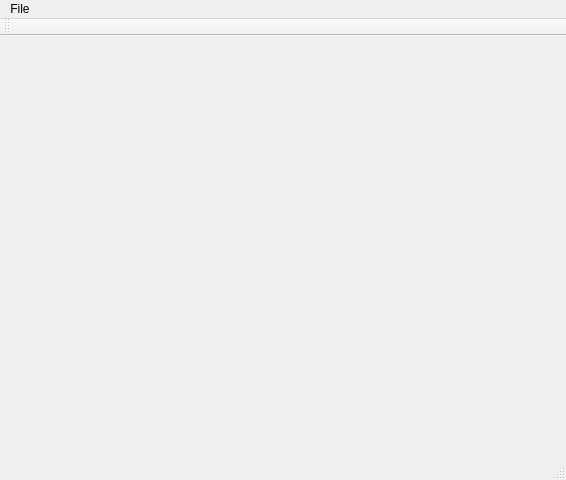
<?xml version="1.0" encoding="UTF-8"?>
<ui version="4.0">
 <class>DigitClassifierClass</class>
 <widget class="QMainWindow" name="DigitClassifierClass">
  <property name="geometry">
   <rect>
    <x>0</x>
    <y>0</y>
    <width>566</width>
    <height>480</height>
   </rect>
  </property>
  <property name="windowTitle">
   <string>DigitClassifier</string>
  </property>
  <widget class="QWidget" name="centralWidget">
   <property name="sizePolicy">
    <sizepolicy hsizetype="Expanding" vsizetype="Expanding">
     <horstretch>0</horstretch>
     <verstretch>0</verstretch>
    </sizepolicy>
   </property>
   <layout class="QGridLayout" name="gridLayout">
    <property name="leftMargin">
     <number>0</number>
    </property>
    <property name="topMargin">
     <number>0</number>
    </property>
    <property name="rightMargin">
     <number>0</number>
    </property>
    <property name="bottomMargin">
     <number>0</number>
    </property>
    <property name="spacing">
     <number>0</number>
    </property>
    <item row="0" column="0">
     <widget class="DatasetViewerPage" name="datasetViewerPage" native="true"/>
    </item>
   </layout>
  </widget>
  <widget class="QMenuBar" name="menuBar">
   <property name="geometry">
    <rect>
     <x>0</x>
     <y>0</y>
     <width>566</width>
     <height>21</height>
    </rect>
   </property>
   <widget class="QMenu" name="menuFile">
    <property name="title">
     <string>File</string>
    </property>
    <addaction name="openDatasetAction"/>
   </widget>
   <addaction name="menuFile"/>
  </widget>
  <widget class="QToolBar" name="mainToolBar">
   <property name="sizePolicy">
    <sizepolicy hsizetype="Expanding" vsizetype="Fixed">
     <horstretch>0</horstretch>
     <verstretch>0</verstretch>
    </sizepolicy>
   </property>
   <property name="maximumSize">
    <size>
     <width>16777215</width>
     <height>28</height>
    </size>
   </property>
   <attribute name="toolBarArea">
    <enum>TopToolBarArea</enum>
   </attribute>
   <attribute name="toolBarBreak">
    <bool>false</bool>
   </attribute>
  </widget>
  <widget class="QStatusBar" name="statusBar"/>
  <action name="openDatasetAction">
   <property name="text">
    <string>Open dataset</string>
   </property>
  </action>
 </widget>
 <layoutdefault spacing="6" margin="11"/>
 <customwidgets>
  <customwidget>
   <class>DatasetViewerPage</class>
   <extends>QWidget</extends>
   <header>DatasetViewerPage.h</header>
   <container>1</container>
  </customwidget>
 </customwidgets>
 <resources>
  <include location="DigitClassifier.qrc"/>
 </resources>
 <connections/>
</ui>
